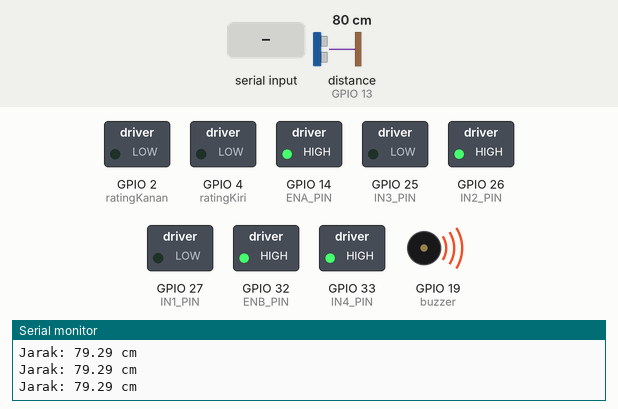
A sketch run on a simulated ESP32. On the bench: switched loads named in the sketch (green lamp = pin HIGH), buzzer (waves = sounding, pin HIGH), the last lines printed to the serial monitor. Wiring (inferred from the names in the program): ultrasonic range finder: trigger GPIO 12; echo GPIO 13. Dashed ring = blinking. The inputs (shaded band) are chosen by the test bench; at power-on: distance to the obstacle (sensor on GPIO 13) 80 cm. The echo pulse lasts 58.3 µs per cm; nothing arrives over Bluetooth unless stated; pins used as bus, display or sensor lines are not drawn.

Above: at 1.3 s.
1.4 s: distance to the obstacle (sensor on GPIO 13) set to 12 cm
4.5 s: distance to the obstacle (sensor on GPIO 13) set to 9 cm
At 5.8 s:
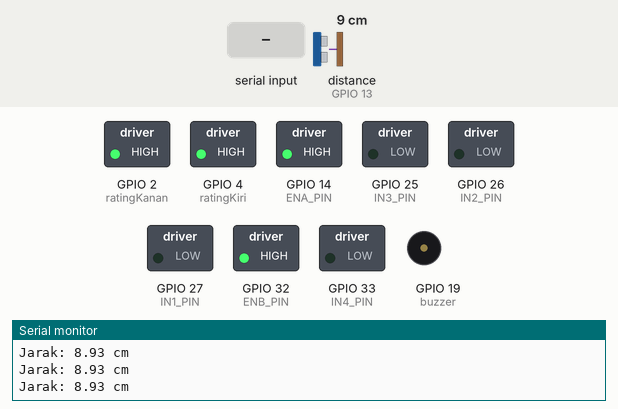
6.2 s: "1" received over the second serial link
At 7.1 s:
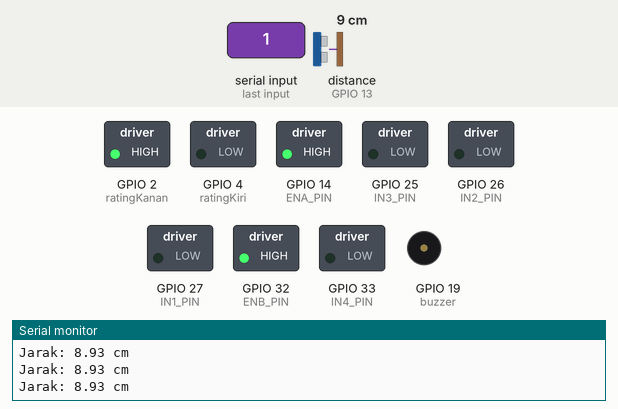
9.3 s: "R" received over the second serial link
At 9.7 s:
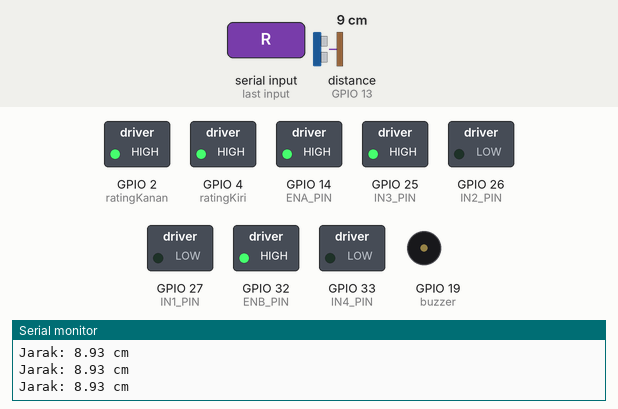
10.8 s: "F" received over the second serial link
At 11.5 s:
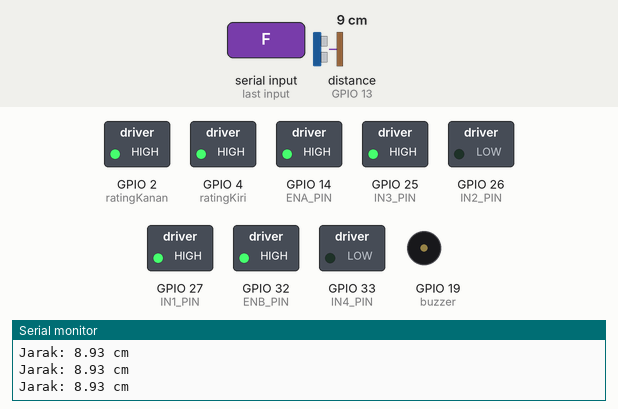
12.3 s: "L" received over the second serial link
At 13.0 s:
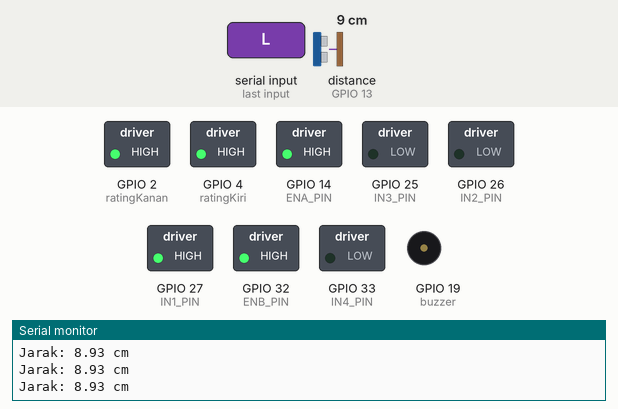
Timing chart, 0 to 14.8 s (numbered marks = the images above; inputs shaded):
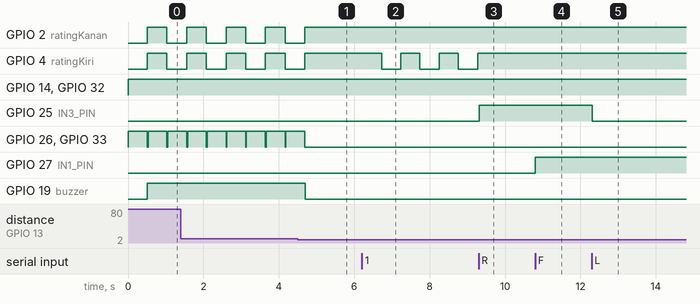

Measured:
- the behaviour switches between 11 and 10 cm on distance to the obstacle (sensor on GPIO 13) (found by bisection; images 0 and 1)
- after the input at 4.5 s, GPIO 2 (ratingKanan), GPIO 4 (ratingKiri): goes on until 4.7 s, then stays HIGH; GPIO 26 (IN2_PIN), GPIO 33 (IN4_PIN): goes on until 4.7 s, then stays LOW; GPIO 19 (buzzer): HIGH → LOW after 0.21 s
- after the input at 6.2 s, GPIO 4 (ratingKiri): alternates HIGH for 0.51 s and LOW for 0.51 s, starting after 0.52 s
- after the input at 9.3 s, GPIO 4 (ratingKiri): stays HIGH (without the input it goes to LOW after 0.48 s); GPIO 25 (IN3_PIN): LOW → HIGH at once
- after the input at 10.8 s, GPIO 27 (IN1_PIN): LOW → HIGH at once
- after the input at 12.3 s, GPIO 25 (IN3_PIN): HIGH → LOW at once
- by itself, GPIO 2 (ratingKanan), GPIO 4 (ratingKiri): alternates HIGH for 0.52 s and LOW for 0.52 s
- by itself, GPIO 26 (IN2_PIN), GPIO 33 (IN4_PIN): alternates HIGH for 0.50 s and LOW for 0.02 s

The sketch:

basic_bluetooth.ino
```cpp
#include "BluetoothSerial.h"

#define ENA_PIN 14
#define IN1_PIN 27
#define IN2_PIN 26
#define IN3_PIN 25
#define IN4_PIN 33
#define ENB_PIN 32

#define ratingKanan 2
#define ratingKiri 4

#define TRIG_PIN 12
#define ECHO_PIN 13
#define buzzer 19

#if !defined(CONFIG_BT_ENABLED) || !defined(CONFIG_BLUEDROID_ENABLED)
#error Bluetooth is not enabled! Please run `make menuconfig` to and enable it
#endif

BluetoothSerial SerialBT;

char lastCommand = 0;
bool blinkingKanan = false;
bool blinkingKiri = false;
bool blinkingHazard = false;
int modeSpeed = 100;

void setup() {
  Serial.begin(115200);
  SerialBT.begin("ESP32test");
  Serial.println("The device started, now you can pair it with Bluetooth!");
  pinMode(buzzer, OUTPUT);
  pinMode(ratingKanan, OUTPUT);
  pinMode(ratingKiri, OUTPUT);
  pinMode(ENA_PIN, OUTPUT);
  pinMode(IN1_PIN, OUTPUT);
  pinMode(IN2_PIN, OUTPUT);
  pinMode(IN3_PIN, OUTPUT);
  pinMode(IN4_PIN, OUTPUT);
  pinMode(ENB_PIN, OUTPUT);


  pinMode(TRIG_PIN, OUTPUT);
  pinMode(ECHO_PIN, INPUT);
}
void loop() {
  // Periksa jarak terlepas dari input Bluetooth
  long duration;
  float distance;

  // Kirim sinyal trigger
  digitalWrite(TRIG_PIN, LOW);
  delayMicroseconds(2);
  digitalWrite(TRIG_PIN, HIGH);
  delayMicroseconds(10);
  digitalWrite(TRIG_PIN, LOW);

  duration = pulseIn(ECHO_PIN, HIGH);
  distance = duration * 0.034 / 2;

  Serial.print("Jarak: ");
  Serial.print(distance);
  Serial.println(" cm");

  char currentCommand = 0;  // Variabel sementara untuk perintah saat ini

  if (SerialBT.available()) {
    currentCommand = SerialBT.read();
    Serial.print("Received: ");
    Serial.println(currentCommand);
    lastCommand = currentCommand;  // Simpan perintah terakhir yang diterima
  } else {
    currentCommand = lastCommand;  // Gunakan perintah terakhir jika tidak ada yang baru
  }

  if (currentCommand == 'Q') {
    modeSpeed = 90;
  } else if (currentCommand == 'W') {
    modeSpeed = 150;
  } else if (currentCommand == 'E') {
    modeSpeed = 200;
  } else if (currentCommand == 'R') {
    modeSpeed = 255;
  }

  if (distance > 10) {
    mundur();
    delay(500);
    stop();
    digitalWrite(buzzer, HIGH);
    blinkingHazard = true;

  } else {
    blinkingHazard = false;

    digitalWrite(buzzer, LOW);

    if (currentCommand == 'F') {
      maju();
      blinkingKiri = false;
      blinkingKanan = false;
    } else if (currentCommand == 'S') {
      stop();
      blinkingKiri = false;
      blinkingKanan = false;
    } else if (currentCommand == 'L') {
      belokKiri();
      blinkingKiri = false;
      blinkingKanan = false;
    } else if (currentCommand == 'R') {
      belokKanan();
      blinkingKiri = false;
      blinkingKanan = false;
    } else if (currentCommand == 'B') {
      mundur();
      blinkingKiri = false;
      blinkingKanan = false;
    }
  }

  if (currentCommand == '1') {
    blinkingKiri = true;
    blinkingKanan = false;
    blinkingHazard = false;
  } else if (currentCommand == '4') {
    blinkingKanan = true;
    blinkingKiri = false;
    blinkingHazard = false;
  } else if (currentCommand == 'X') {
    blinkingHazard = true;
    blinkingKanan = false;
    blinkingKiri = false;
  } else if (currentCommand == '2' || currentCommand == 'x') {
    blinkingHazard = false;
    blinkingKanan = false;
    blinkingKiri = false;
    digitalWrite(ratingKanan, LOW);
    digitalWrite(ratingKiri, LOW);
  } else if (currentCommand == 'Y') {
    digitalWrite(buzzer, HIGH);
  } else if (currentCommand == 'Z') {
    rem();
    blinkingKiri = false;
    blinkingKanan = false;
  } else if (currentCommand == 'J') {
    digitalWrite(buzzer, LOW);
  }

  // Jalankan fungsi blinking jika aktif
  if (blinkingHazard) {
    fungsiHazard();
  } else {
    if (blinkingKanan) fungsiRatingKanan();
    if (blinkingKiri) fungsiRatingKiri();
  }

  delay(20);
}

// === Fungsi gerak ===
void maju() {
  digitalWrite(IN1_PIN, HIGH);
  digitalWrite(IN2_PIN, LOW);
  digitalWrite(IN3_PIN, HIGH);
  digitalWrite(IN4_PIN, LOW);


  analogWrite(ENA_PIN, modeSpeed);
  analogWrite(ENB_PIN, modeSpeed);
}

void stop() {
  digitalWrite(IN1_PIN, LOW);
  digitalWrite(IN2_PIN, LOW);
  digitalWrite(IN3_PIN, LOW);
  digitalWrite(IN4_PIN, LOW);
}

void belokKiri() {
  digitalWrite(IN1_PIN, HIGH);
  digitalWrite(IN2_PIN, LOW);
  digitalWrite(IN3_PIN, LOW);
  digitalWrite(IN4_PIN, LOW);
}

void belokKanan() {
  digitalWrite(IN1_PIN, LOW);
  digitalWrite(IN2_PIN, LOW);
  digitalWrite(IN3_PIN, HIGH);
  digitalWrite(IN4_PIN, LOW);
}

void mundur() {
  digitalWrite(IN1_PIN, LOW);
  digitalWrite(IN2_PIN, HIGH);
  digitalWrite(IN3_PIN, LOW);
  digitalWrite(IN4_PIN, HIGH);

  analogWrite(ENA_PIN, 255);
  analogWrite(ENB_PIN, 255);
}
void rem() {
  // Rem untuk motor kiri
  digitalWrite(IN1_PIN, HIGH);
  digitalWrite(IN2_PIN, HIGH);
  // Rem untuk motor kanan
  digitalWrite(IN3_PIN, HIGH);
  digitalWrite(IN4_PIN, HIGH);
}

// === Fungsi Lampu ===
void fungsiRatingKanan() {
  static unsigned long lastToggle = 0;
  static bool ledState = false;
  if (millis() - lastToggle >= 500) {
    ledState = !ledState;
    digitalWrite(ratingKanan, ledState);
    lastToggle = millis();
  }
}

void fungsiRatingKiri() {
  static unsigned long lastToggle = 0;
  static bool ledState = false;
  if (millis() - lastToggle >= 500) {
    ledState = !ledState;
    digitalWrite(ratingKiri, ledState);
    lastToggle = millis();
  }
}

void fungsiHazard() {
  static unsigned long lastToggle = 0;
  static bool ledState = false;
  if (millis() - lastToggle >= 500) {
    ledState = !ledState;
    digitalWrite(ratingKanan, ledState);
    digitalWrite(ratingKiri, ledState);
    lastToggle = millis();
  }
}
```
